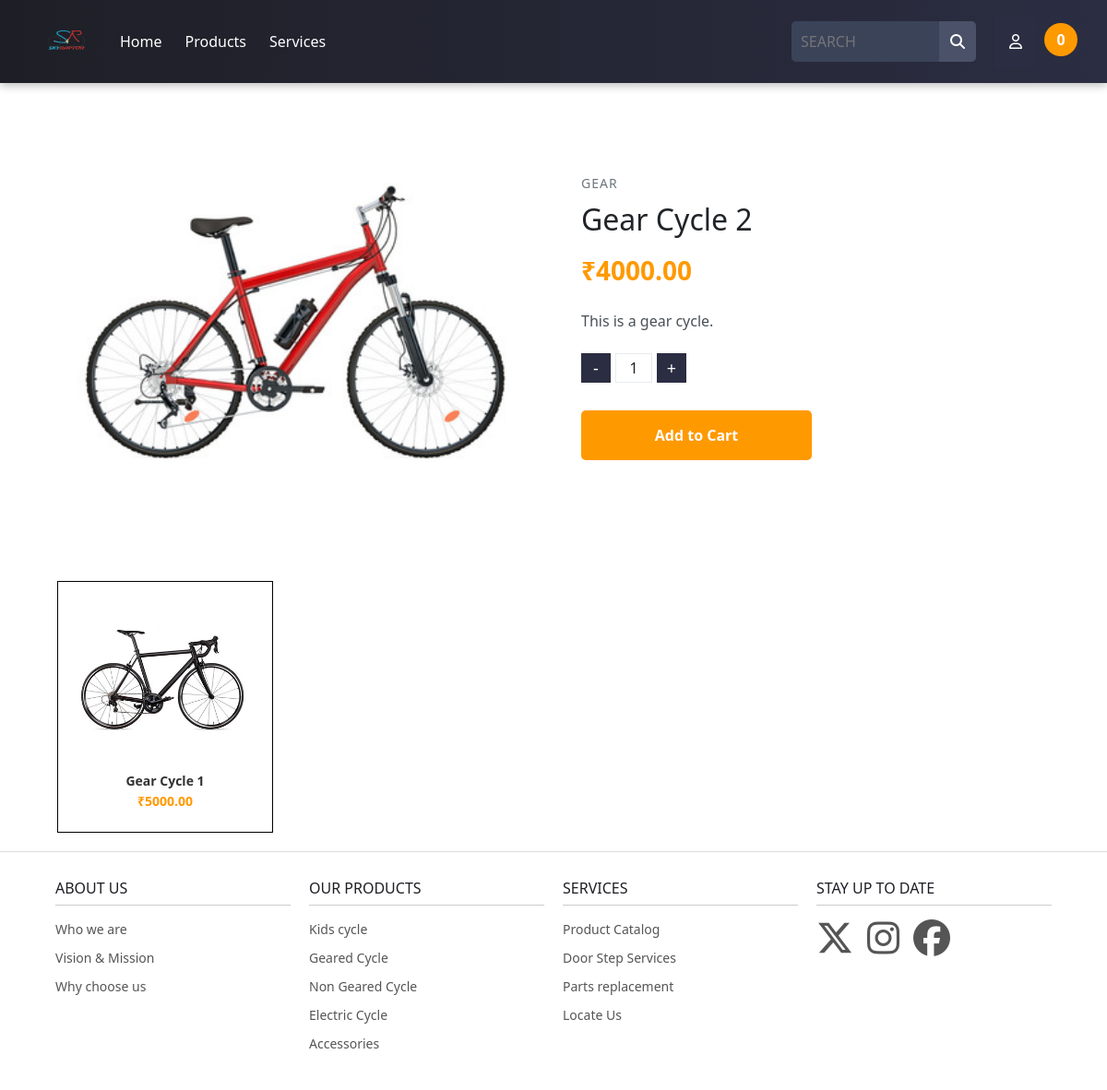
Screenshot of /product_view/7/ with the database file from the repository.
### skyraptor/models.py (models this page shows, shortened)
class Product(models.Model):
    name = models.CharField(max_length=255)
    description = models.TextField()
    price = models.DecimalField(max_digits=10, decimal_places=2)
    Category = models.ForeignKey(Category, on_delete=models.CASCADE, default=1)
    image = models.ImageField(upload_to='uploads/product/')

class Category(models.Model):
    name = models.CharField(max_length=255)
    description = models.TextField()
    created_at = models.DateTimeField(auto_now_add=True)
    updated_at = models.DateTimeField(auto_now=True)
    class Meta:
        verbose_name_plural = 'Categories'

### skyraptor/views.py (the view)
# urls.py: path('product_view/<int:pk>/', views.product_view, name='product_view'),
def product_view(request, pk):
    product_view = Product.objects.get(id=pk)
    category = product_view.Category
    related_products = Product.objects.filter(Category=category).exclude(id=pk)[:10]
    return render(request, 'html/product_view.html', {'product_view': product_view, 'category': category, 'related_products': related_products})

### cart/cart.py (called while the page is built)
    def __len__(self):
        return len(self.cart)

### cart/context_processors.py (called while the page is built)
def cart(request):
    return {'cart': Cart(request)}

### skyraptor/templates/html/product_view.html (shortened to what this page needs)
{% load static %}
<!DOCTYPE html>
<html lang="en">
<head>
  <link rel="stylesheet" href="{% static 'css/product_view.css' %}">
  <link href="https://cdn.jsdelivr.net/npm/bootstrap@5.3.6/dist/css/bootstrap.min.css" rel="stylesheet"
>
</head>
<body>
  <nav class="main-nav">
    <div class="nav-left">
      <a href="#" class="logo">
        <img src="{% static 'img/logo.png' %}" alt="Logo" style="height: 50px; width: 65px">
      </a>
      <ul class="main-menu">
        <li><a href="{% url 'home' %}">Home</a></li>
        <li class="has-megamenu">
          <a href="{% url 'products' %}">Products</a>
        </li>
        <li class="has-megamenu">
          <a href="#">Services</a>
        </li>
      </ul>
    </div>
    <div class="nav-right">
      <form method="get" action="{% url 'products' %}">
        <div class="search-box">
          <input type="text" name="q" placeholder="SEARCH" value="{{ request.GET.q }}">
          <button type="submit">
            <i class="fa-solid fa-magnifying-glass"></i>
          </button>
        </div>
      </form>
      <div class="dropdown">
        <button class="dropbtn"><i class="fa-regular fa-user"></i></button>
      </div>
      <a href="{% url 'cart_summary' %}">
        <span class="cart-count" id="cart_quantity">{{ cart|length }}</span>
      </a>
    </div>
  </nav>
  <br><br>
  <main class="container">
    <div class="product-container">
      <div class="product-images">
        <center><img src="{{ product_view.image.url }}" alt="Premium Wireless Headphones" class="main-image"></center>
      </div>
      <div class="product-details">
        <div class="product-category">{{ category.name }}</div>
        <h1 class="product-title">{{ product_view.name }}</h1>
        <div class="product-price-in">₹{{ product_view.price }}</div>
        <p class="product-description">{{ product_view.description }}</p>
        <div class="quantity-selector">
          <button class="quantity-btn">-</button>
          <input type="text" class="quantity-input" value="1" readonly id="qty-cart">
          <button class="quantity-btn">+</button>
        </div>
        <div class="action-buttons">
          <button class="add-to-cart" type="button" value="{{ product_view.id }}" id="add-to-cart">Add to Cart</button>
        </div>
      </div>
    </div>
    <div class="product-scroll-container">
      {% for pro in related_products %}
      <div class="product-card">
        <div class="product-image">
          <img src="{{ pro.image.url }}" alt="Product Image">
        </div>
        <div class="product-info">
          <h3 class="product-name">{{ pro.name }}</h3>
          <h3 class="product-price">₹{{ pro.price }}</h3>
        </div>
      </div>
    </div>
    {% endfor %}
  </main>
  <footer class="main-footer">
    <div class="footer-container">
      <div class="footer-links">
        <h3>ABOUT US</h3>
        <ul>
          <li><a href="#">Who we are</a></li>
          <li><a href="#">Vision & Mission</a></li>
          <li><a href="#">Why choose us</a></li>
        </ul>
      </div>
      <div class="footer-links">
        <h3>OUR PRODUCTS</h3>
        <ul>
          <li><a href="{% url 'category' 'Kids' %}">Kids cycle</a></li>
          <li><a href="{% url 'category' 'Gear' %}">Geared Cycle</a></li>
          <li><a href="{% url 'category' 'Non Gear' %}">Non Geared Cycle</a></li>
          <li><a href="{% url 'category' 'Electric' %}">Electric Cycle</a></li>
          <li><a href="{% url 'category' 'Accessories' %}">Accessories</a></li>
        </ul>
      </div>
      <div class="footer-links">
        <h3>SERVICES</h3>
        <ul>
          <li><a href="#">Product Catalog</a></li>
          <li><a href="#">Door Step Services</a></li>
          <li><a href="#">Parts replacement</a></li>
          <li><a href="#">Locate Us</a></li>
        </ul>
      </div>
      <div class="footer-links">
        <h3>STAY UP TO DATE</h3>
        <ul class="social-icons">
          <li><a href="https://x.com" target="_blank" aria-label="X">
              <i class="fa-brands fa-x-twitter"></i>
            </a></li>
          <li><a href="https://instagram.com" target="_blank" aria-label="Instagram">
              <i class="fa-brands fa-instagram"></i>
            </a></li>
          <li><a href="https://facebook.com" target="_blank" aria-label="Facebook">
              <i class="fa-brands fa-facebook"></i>
            </a></li>
        </ul>
      </div>
    </div>
  </footer>
</body>
</html>

### rows the page displays
Product: image (picture), name "Gear Cycle 2", price "4000.00", description "This is a gear cycle."
Category: name "GEAR"
Product: image (picture), name "Gear Cycle 1", price "5000.00"

### other values shown
{{ cart|length }} "0"
